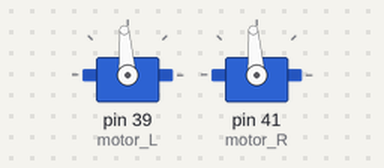
Bench run of a sketch on a simulated Arduino Mega 2560, built with avr-gcc and run on an emulated ATmega2560. Parts: 2 × servo.

Above: at 0.05 s.
Timing chart, 0 to 5.2 s (numbered marks = the images above):
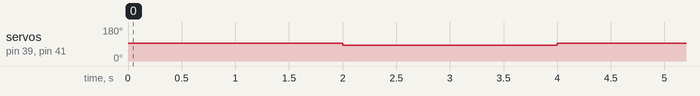

The sketch:

sens_motor.ino
```cpp
#include <Servo.h>

Servo motor_L;
 Servo motor_R;


void setup()
{
  motor_L.attach(39);
  motor_R.attach(41);
}

void loop()
{

  motor_L.writeMicroseconds(1516);
  motor_R.writeMicroseconds(1516);

  delay(2000);

  motor_L.writeMicroseconds(1400);
  motor_R.writeMicroseconds(1400);

   delay(2000);

}
```

Measured:
- by itself, servo on pin 39 (motor_L), servo on pin 41 (motor_R): alternates 94° for 2.0 s and 83° for 2.0 s
